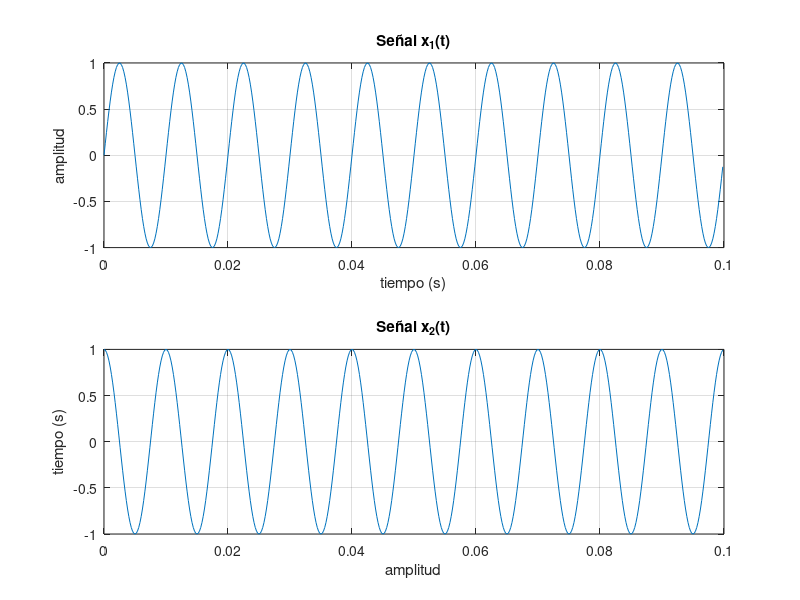
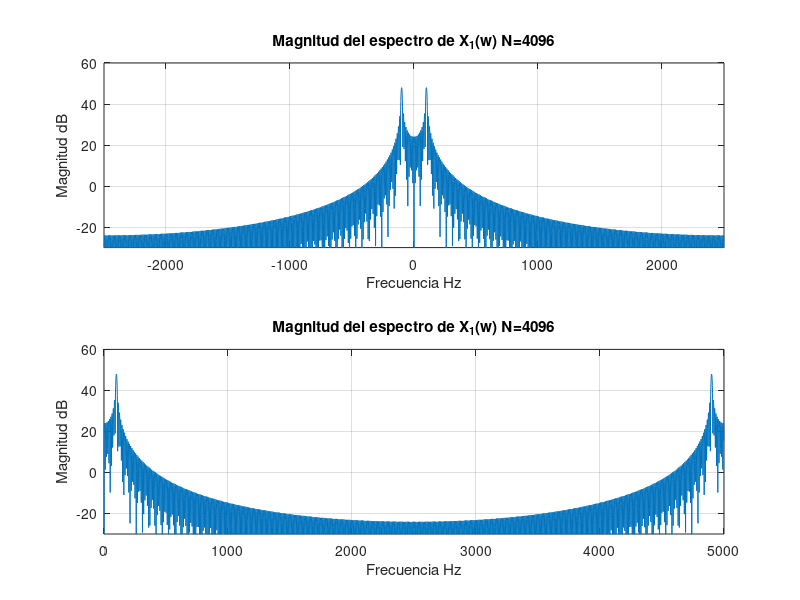
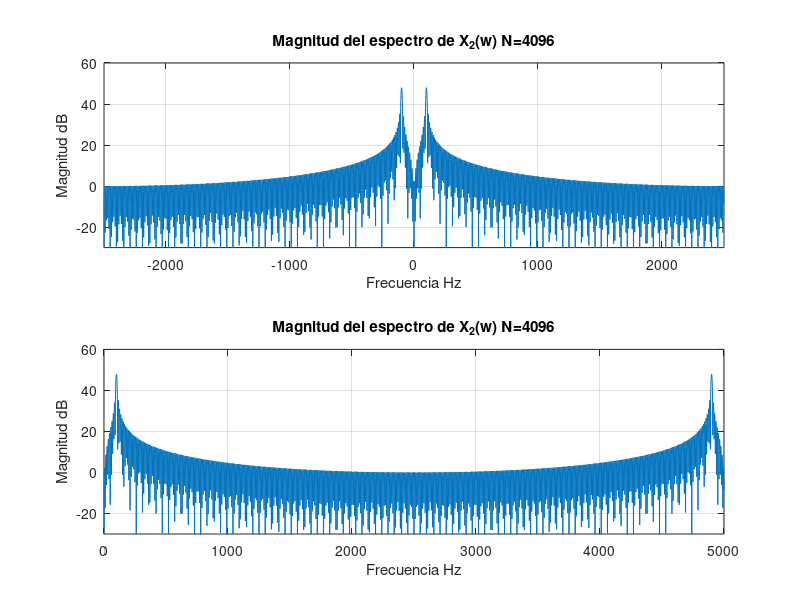
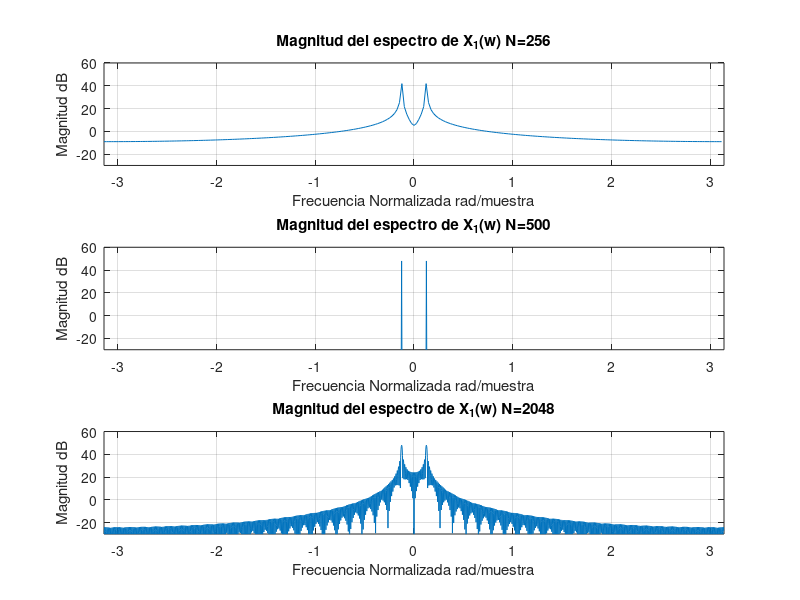

These figures' MATLAB source, in order: (Note: this script raises an error after producing the figures.)
clc
close all
%% I.1)
f=100;
w=2*pi*f;
fs=5000;
t = 0:1/fs:0.1-1/fs;
x1=sin(w*t);
x2=cos(w*t);
%señales x1(t) x2(t)
figure()
subplot(2,1,1)
plot(t,x1)
ylabel("amplitud")
xlabel("tiempo (s)")
title("Señal x_1(t)")
grid on
subplot(2,1,2)
plot(t,x2)
xlabel("amplitud")
ylabel("tiempo (s)")
title("Señal x_2(t)")
grid on

%calculo de FFT (X1(w), X2(w))
N = 4096;
X1 = fft(x1,N);
X2 = fft(x2,N);

w = -pi:2*pi/N:pi-2*pi/fs;
fa = -fs/2:fs/N:fs/2-fs/N;
fb = 0:fs/N:fs-fs/N;

figure()
subplot(2,1,1)
plot(fa,20*log10(abs(fftshift(X1))))
axis([-fs/2 fs/2 -30 60])
ylabel("Magnitud dB")
xlabel("Frecuencia Hz")
title("Magnitud del espectro de X_1(w) N=4096")
grid on
subplot(2,1,2)
plot(fb,20*log10(abs((X1))));
ylabel("Magnitud dB")
xlabel("Frecuencia Hz")
title("Magnitud del espectro de X_1(w) N=4096")
axis([0 fs -30 60])
grid on

figure()
subplot(2,1,1)
plot(fa,20*log10(abs(fftshift(X2))))
axis([-fs/2 fs/2 -30 60])
ylabel("Magnitud dB")
xlabel("Frecuencia Hz")
title("Magnitud del espectro de X_2(w) N=4096")
grid on
subplot(2,1,2)
plot(fb,20*log10(abs((X2))));
ylabel("Magnitud dB")
xlabel("Frecuencia Hz")
title("Magnitud del espectro de X_2(w) N=4096")
axis([0 fs -30 60])
grid on
%% I.2)
N2=256;
N3=500;
N4=2048;

w2 = -pi:2*pi/N2:pi-2*pi/fs;
w3 = -pi:2*pi/N3:pi-2*pi/fs;
w4 = -pi:2*pi/N4:pi-2*pi/fs;

X12 = fft(x1,N2);
X13 = fft(x1,N3);
X14 = fft(x1,N4);

X22 = fft(x2,N2);
X23 = fft(x2,N3);
X24 = fft(x2,N4);

% Espectro X1(w) para distintos largos N
figure()
subplot(3,1,1)
plot(w2,20*log10(abs(fftshift(X12))))
axis([-pi pi -30 60])
ylabel("Magnitud dB")
xlabel("Frecuencia Normalizada rad/muestra")
title("Magnitud del espectro de X_1(w) N=256")
grid on
subplot(3,1,2)
plot(w3,20*log10(abs(fftshift(X13))))
axis([-pi pi -30 60])
ylabel("Magnitud dB")
xlabel("Frecuencia Normalizada rad/muestra")
title("Magnitud del espectro de X_1(w) N=500")
grid on
subplot(3,1,3)
plot(w4,20*log10(abs(fftshift(X14))))
axis([-pi pi -30 60])
ylabel("Magnitud dB")
xlabel("Frecuencia Normalizada rad/muestra")
title("Magnitud del espectro de X_1(w) N=2048")
grid on

% Espectro X2(w) para distintos largos N
figure()
subplot(3,1,1)
plot(w2,20*log10(abs(fftshift(X22))))
axis([-pi pi -30 60])
ylabel("Magnitud dB")
xlabel("Frecuencia Normalizada rad/muestra")
title("Magnitud del espectro de X_2(w) N=256")
grid on
subplot(3,1,2)
plot(w3,20*log10(abs(fftshift(X23))))
axis([-pi pi -30 60])
ylabel("Magnitud dB")
xlabel("Frecuencia Normalizada rad/muestra")
title("Magnitud del espectro de X_2(w) N=500")
grid on
subplot(3,1,3)
plot(w4,20*log10(abs(fftshift(X24))))
axis([-pi pi -30 60])
ylabel("Magnitud dB")
xlabel("Frecuencia Normalizada rad/muestra")
title("Magnitud del espectro de X_2(w) N=2048")
grid on

% Re|Im X1(w)

figure()
subplot(3,2,1)
plot(w2,real(fftshift(X12)))
axis([-pi pi -30 60])
ylabel("Magnitud")
xlabel("Frecuencia Normalizada rad/muestra")
title("Parte real de X_1(w) N=256")
subplot(3,2,2)
plot(w2,imag(fftshift(X12)))
axis([-pi pi -30 60])
ylabel("Magnitud")
xlabel("Frecuencia Normalizada rad/muestra")
title("Parte imaginaria de X_1(w) N=256")
subplot(3,2,3)
plot(w3,real(fftshift(X13)))
axis([-pi pi -30 60])
ylabel("Magnitud")
xlabel("Frecuencia Normalizada rad/muestra")
title("Parte real de X_1(w) N=500")
subplot(3,2,4)
plot(w3,imag(fftshift(X13)))
axis([-pi pi -30 60])
ylabel("Magnitud")
xlabel("Frecuencia Normalizada rad/muestra")
title("Parte imaginaria de X_1(w) N=500")
subplot(3,2,5)
plot(w4,real(fftshift(X14)))
axis([-pi pi -30 60])
ylabel("Magnitud")
xlabel("Frecuencia Normalizada rad/muestra")
title("Parte real de X_1(w) N=2048")
subplot(3,2,6)
plot(w4,imag(fftshift(X14)))
axis([-pi pi -30 60])
ylabel("Magnitud")
xlabel("Frecuencia Normalizada rad/muestra")
title("Parte imaginaria de X_1(w) N=2048")

% Re|Im X2(w)

figure()
subplot(3,2,1)
plot(w2,real(fftshift(X22)))
axis([-pi pi -30 60])
ylabel("Magnitud")
xlabel("Frecuencia Normalizada rad/muestra")
title("Parte real de X_2(w) N=256")
subplot(3,2,2)
plot(w2,imag(fftshift(X22)))
axis([-pi pi -30 60])
ylabel("Magnitud")
xlabel("Frecuencia Normalizada rad/muestra")
title("Parte imaginaria de X_2(w) N=256")
subplot(3,2,3)
plot(w3,real(fftshift(X23)))
axis([-pi pi -30 60])
ylabel("Magnitud")
xlabel("Frecuencia Normalizada rad/muestra")
title("Parte real de X_2(w) N=500")
subplot(3,2,4)
plot(w3,imag(fftshift(X23)))
axis([-pi pi -30 60])
ylabel("Magnitud")
xlabel("Frecuencia Normalizada rad/muestra")
title("Parte imaginaria de X_2(w) N=500")
subplot(3,2,5)
plot(w4,real(fftshift(X24)))
axis([-pi pi -30 60])
ylabel("Magnitud")
xlabel("Frecuencia Normalizada rad/muestra")
title("Parte real de X_2(w) N=2048")
subplot(3,2,6)
plot(w4,imag(fftshift(X24)))
axis([-pi pi -30 60])
ylabel("Magnitud")
xlabel("Frecuencia Normalizada rad/muestra")
title("Parte imaginaria de X_2(w) N=2048")

%% II.1)
fs=5000;
t = 0:1/fs:0.1-1/fs;
x = 0.5*cos(2*pi*100*t) + 1.5*cos(2*pi*500*t);
%varianza -> sigma ^2
r = sqrt(2)*randn(1,length(x));
y = x+r;

figure()
plot(t,y)

f = 0:fs/500:fs-fs/500;
X = fft(x);
Y = fft(y);

figure()
subplot(2,1,1)
plot(f,(abs(X)))
ylabel("Magnitud")
xlabel("Frecuencia Normalizada rad/muestra")
title("Magnitud del espectro de la señal limpia")
axis([0 1001 -30 600])
subplot(2,1,2)
plot(f,(abs(Y)))
ylabel("Magnitud")
xlabel("Frecuencia Normalizada rad/muestra")
title("Magnitud del espectro de la señal con ruido")
axis([0 1001 -10 600])

%20log10 amplitud en decibeles 
xmax = max(20*log10(abs(X)));
ymax = max(20*log10(abs(Y)));

figure()
subplot(2,1,1)
plot(f,20*log10(abs(X))-xmax)
axis([0 1001 -60 10])
ylabel("Magnitud Normalizada dB")
xlabel("Frecuencia Normalizada rad/muestra")
title("Magnitud normalizada del espectro de la señal limpia en dB")
axis([0 1001 -60 10])
subplot(2,1,2)
plot(f,20*log10(abs(Y))-ymax)
ylabel("Magnitud Normalizada dB")
xlabel("Frecuencia Normalizada rad/muestra")
title("Magnitud normalizada del espectro de la señal con ruido en dB")
axis([0 1001 -60 10])

%para un periodo de tiempo de un segundo, debe ajustarse: 
% t = 0:1/fs:1-1/fs; f = 0:fs;

%% III.1) Filtrado en dominio de la frequencia.

%% IV.1)

N = 200;
n = 1:N;
x=cos(2*pi*n/N)-sqrt(-1)*sin(2*pi*n/N);
t=0:0.5/N:0.5-0.5/N;
figure()
plot(t,x)
X = DFTsum(x);
w = 0:2*pi/N:2*pi-2*pi/N;
figure()
stem(w,abs(X))
X2 = fft(x);
figure()
stem(w,abs(X2))
%%
function X = DFTsum(x)
    N = 200;
    X = zeros(size(N));
    for k=1:N
        XK = 0;
        for n=1:N
            theta = 2*pi*k*n/N;
            XK= XK + x(n)*(cos(theta)-sqrt(-1)*sin(theta));
        end
        X(k) = XK;

    end
end